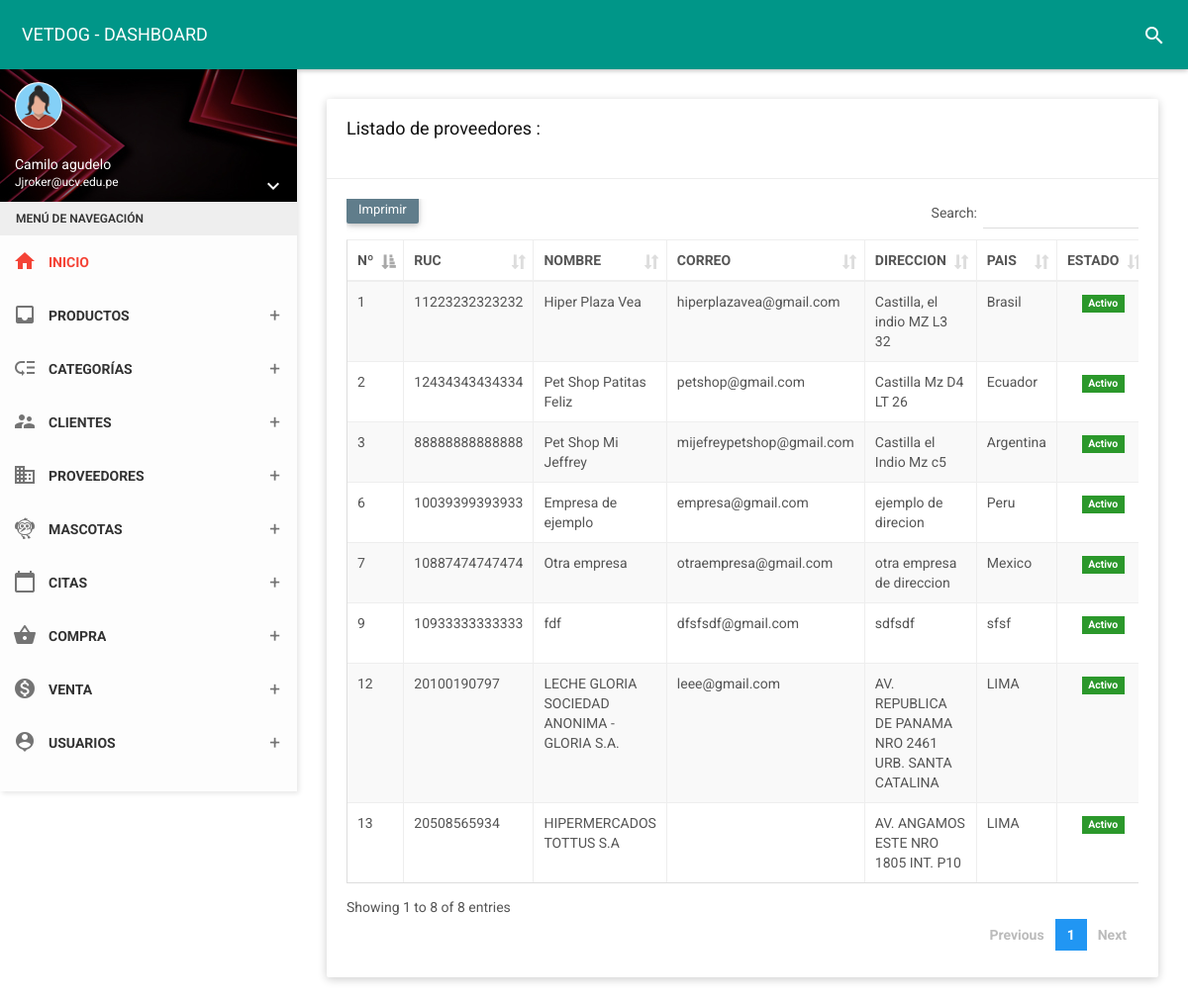
The page /folder/proveedores.php (signed in) on the database its author committed.
### tables this page shows
CREATE TABLE `supplier` (
  `id_prove` int(11) NOT NULL,
  `nomprove` varchar(255) NOT NULL,
  `ruc` char(14) NOT NULL,
  `direcc` varchar(200) NOT NULL,
  `pais` varchar(50) NOT NULL,
  `tele` char(12) NOT NULL,
  `corre` varchar(35) NOT NULL,
  `estado` char(1) NOT NULL,
  `fere` timestamp NOT NULL DEFAULT current_timestamp() ON UPDATE current_timestamp()
);

### controlador/suppliercontrolador.php (called while the page is built, shortened)
<?php
require_once '../modelo/modelosupplier.php';
class suppliercontrolador{
    function mostrar(){
        $supplier=new Modelo();
        $dato=$supplier->mostrar("supplier", "1");
        require_once '../vista/proveedores/mostrar.php';
    }
    }

### modelo/modelosupplier.php (called while the page is built, shortened)
<?php
class Modelo{
  private $supplier;
  private $db;
  public function __construct(){
      $this->supplier=array();
      $this->db=new PDO('mysql:host=localhost;dbname=vetdog',"root","");
  }
  public function mostrar($tabla,$condicion){
      $consulta="SELECT * FROM supplier";
      $resultado=$this->db->query($consulta);
      while ($tabla=$resultado->fetchAll(PDO::FETCH_ASSOC)) {
          $this->supplier[]=$tabla;
      }
      return $this->supplier;
    }
}
 ?>

### vista/proveedores/mostrar.php (the view, shortened to what this page needs)
<!DOCTYPE html>
<html>
<head>
    <link href="../assets/plugins/bootstrap/css/bootstrap.css" rel="stylesheet">
    <link href="../assets/plugins/node-waves/waves.css" rel="stylesheet" />
    <link href="../assets/plugins/animate-css/animate.css" rel="stylesheet" />
    <link href="../assets/plugins/jquery-datatable/skin/bootstrap/css/dataTables.bootstrap.css" rel="stylesheet">
    <link href="../css/style.css" rel="stylesheet">
    <link href="../assets/css/themes/all-themes.css" rel="stylesheet" />
</head>
<body class="theme-red">
    <nav class="navbar">
        <div class="container-fluid">
            <div class="navbar-header">
                <a class="navbar-brand" href="../vista/panel-admin/administrador"> VETDOG - DASHBOARD </a>
            </div>
            <div class="collapse navbar-collapse" id="navbar-collapse">
                <ul class="nav navbar-nav navbar-right">
                    <li><a href="javascript:void(0);" class="js-search" data-close="true"><i class="material-icons">search</i></a></li>
                </ul>
            </div>
        </div>
    </nav>
        <?php include_once __DIR__ . '../../menu.php'; ?>
    <section class="content">
        <div class="container-fluid">
            <div class="row clearfix">
                <div class="col-lg-12 col-md-12 col-sm-12 col-xs-12">
                    <div class="card">
                        <div class="header">
                            <h2>
                                Listado de proveedores :
                            </h2><br>
                        </div>
                        <div class="body">
                            <div class="table-responsive">
                                <table class="table table-bordered table-striped table-hover dataTable js-exportable">
                                    <thead>
                                        <tr>
                                            <th>Nº</th>
                                            <th>RUC</th>
                                            <th>NOMBRE</th>
                                            <th>CORREO</th>
                                            <th>DIRECCION</th>
                                            <th>PAIS</th>
                                            <th>ESTADO</th>
                                        </tr>
                                    </thead>
                                    <tbody>
                                        <?php
                                        foreach ($dato as $key => $value) {
                                            foreach ($value as $va) { ?>
                                                <tr>
                                                    <td><?php echo $va['id_prove']; ?></td>
                                                    <td><?php echo $va['ruc']; ?></td>
                                                    <td><?php echo $va['nomprove']; ?></td>
                                                    <td><?php echo $va['corre']; ?></td>
                                                    <td><?php echo $va['direcc']; ?></td>
                                                    <td><?php echo $va['pais']; ?></td>
                                                    <td class="text-center"><?php
                                                        if ($va['estado'] == 1) { ?>
                                                            <form method="get" action="javascript:activo('<?php echo $va['id_prove']; ?>')">
                                                                <span class="label label-success">Activo</span>
                                                            </form>
                                                        <?php  } else { ?>
                                                            <form method="get" action="javascript:inactivo('<?php echo $va['id_prove']; ?>')">
                                                                <button type="submit" class="btn btn-danger btn-xs">Inactivo</button>
                                                            </form>
                                                        <?php  } ?>
                                                    </td>
                                                </tr>
                                        <?php
                                            }
                                        }
                                        ?>
                                    </tbody>
                                </table>
                            </div>
                        </div>
                    </div>
                </div>
            </div>
        </div>
    </section>
</body>
</html>

### assets/css/themes/all-themes.css (style rules this page uses)
.theme-red .navbar-brand { color: #fff; }
.theme-red .nav > li > a { color: #fff; }

### rows shown on the page
supplier: id_prove "1", ruc "11223232323232", nomprove "Hiper Plaza Vea", corre "hiperplazavea@gmail.com", direcc "Castilla, el indio MZ L3 32", pais "Brasil"
supplier: id_prove "2", ruc "12434343434334", nomprove "Pet Shop Patitas Feliz", corre "petshop@gmail.com", direcc "Castilla Mz D4 LT 26", pais "Ecuador"
supplier: id_prove "3", ruc "88888888888888", nomprove "Pet Shop Mi Jeffrey", corre "mijefreypetshop@gmail.com", direcc "Castilla el Indio Mz c5", pais "Argentina"
supplier: id_prove "6", ruc "10039399393933", nomprove "Empresa de ejemplo", corre "empresa@gmail.com", direcc "ejemplo de direcion", pais "Peru"
supplier: id_prove "7", ruc "10887474747474", nomprove "Otra empresa", corre "otraempresa@gmail.com", direcc "otra empresa de direccion", pais "Mexico"
supplier: id_prove "9", ruc "10933333333333", nomprove "fdf", corre "dfsfsdf@gmail.com", direcc "sdfsdf", pais "sfsf"
supplier: id_prove "12", ruc "20100190797", nomprove "LECHE GLORIA SOCIEDAD ANONIMA - GLORIA S.A.", corre "leee@gmail.com", direcc "AV. REPUBLICA DE PANAMA NRO 2461 URB. SANTA CATALINA", pais "LIMA"
supplier: id_prove "13", ruc "20508565934", nomprove "HIPERMERCADOS TOTTUS S.A", direcc "AV. ANGAMOS ESTE NRO 1805 INT. P10", pais "LIMA"

### other values the page prints
$_SESSION['nombre'] "Camilo agudelo"
$_SESSION['correo'] "Jjroker@ucv.edu.pe"
